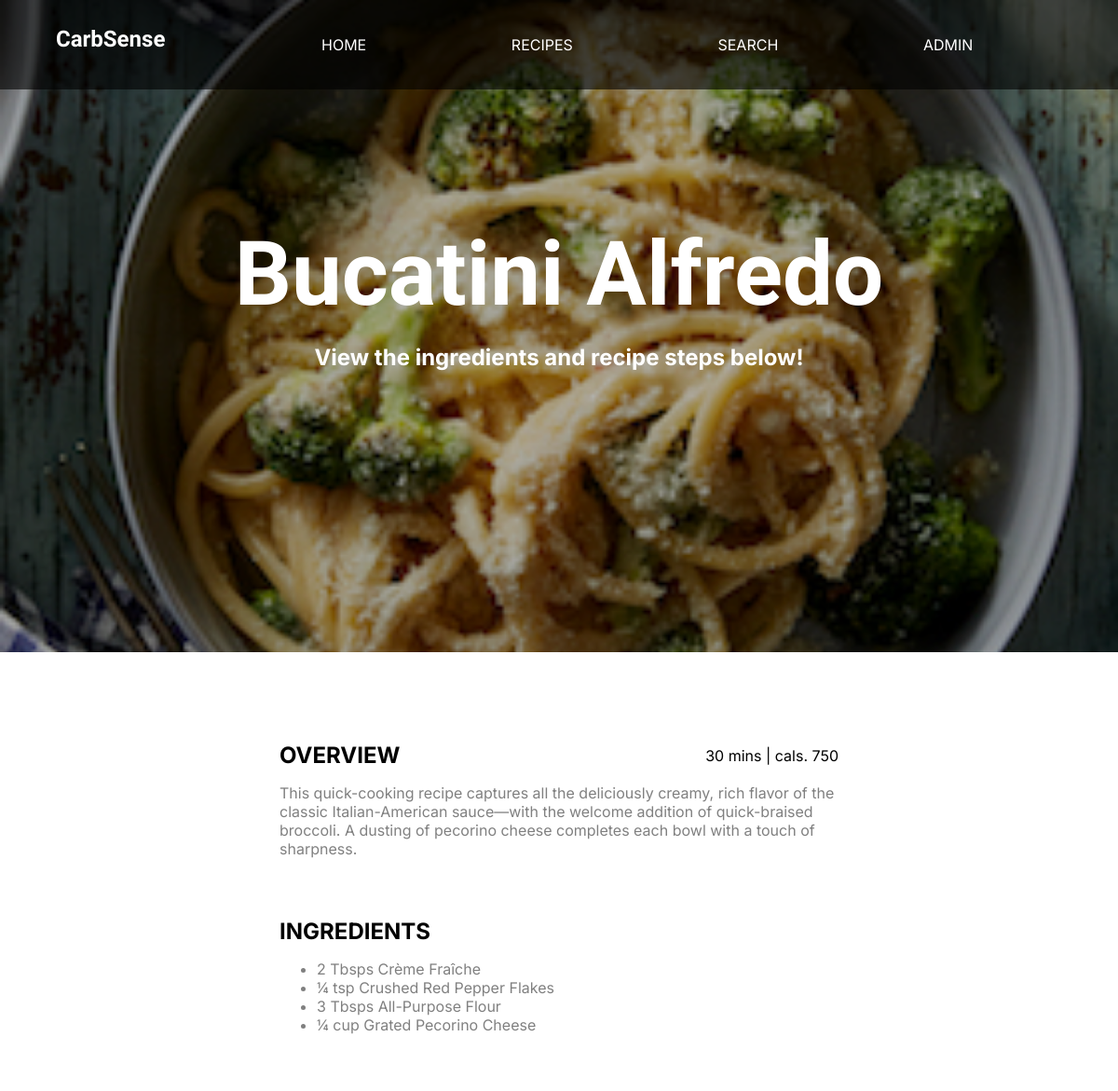
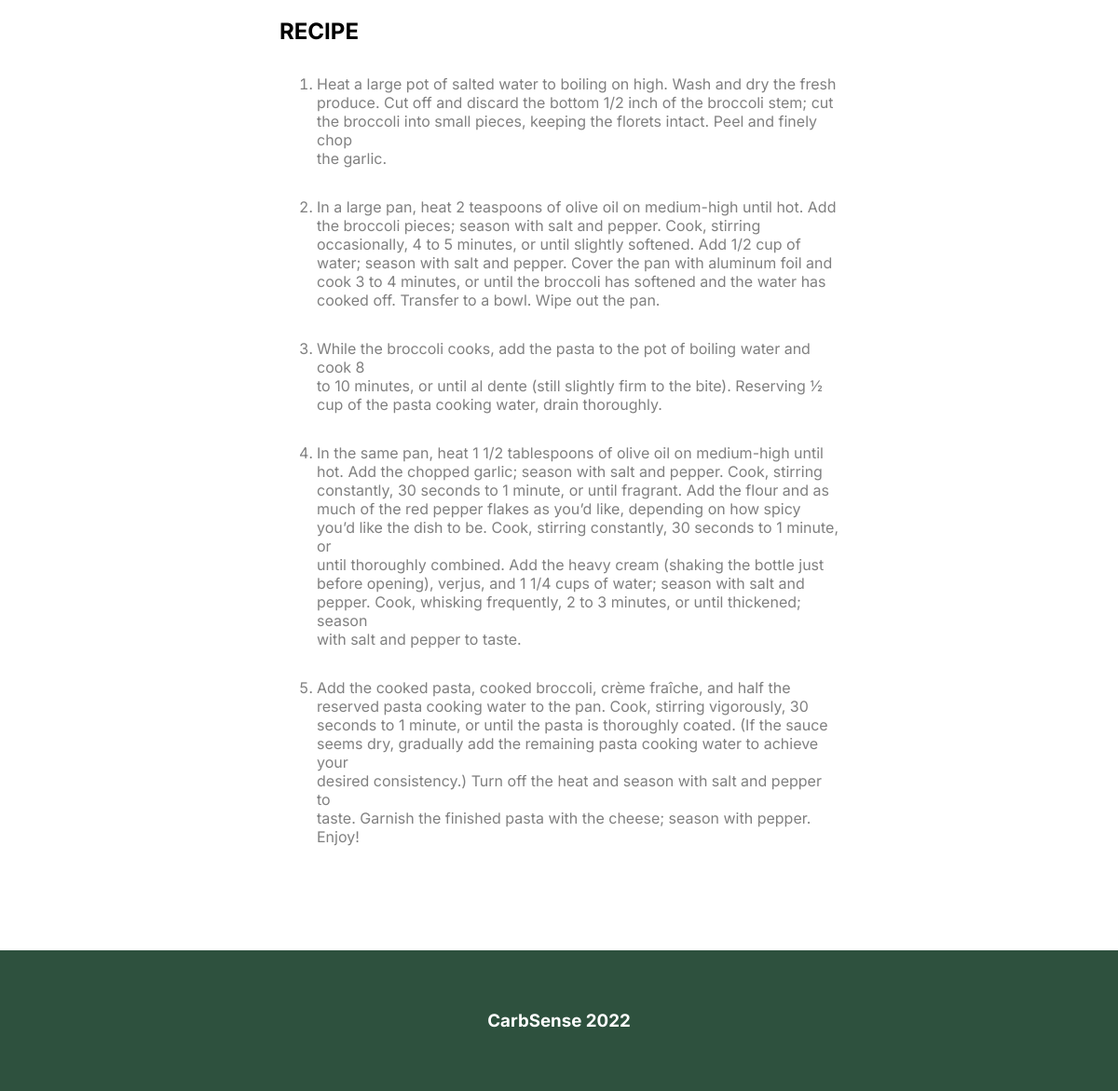
Screenshot of /details.php?id=7 with the database file from the repository (2 pictures, top to bottom).
### tables this page shows
CREATE TABLE `recipes` (
  `id` int(11) NOT NULL,
  `title` varchar(255) NOT NULL,
  `cal` int(11) NOT NULL,
  `cookTime` int(11) NOT NULL,
  `overview` longtext NOT NULL,
  `imagePath` varchar(250) NOT NULL,
  `ingredients` varchar(1000) NOT NULL,
  `steps` varchar(5000) NOT NULL
);

### .env.local.php (called while the page is built)
<?php
$APP_CONFIG = [
    'environment' => 'development',
    'site_name' => 'CarbSense',
    'site_url' => 'http://localhost:8888/final',
    'database_host' => 'localhost',
    'database_user' => 'root',
    'database_pass' => 'root',
    'database_name' => 'local_idm232',
];

### _includes/helper-functions.php (called while the page is built, shortened)
<?php
function site_url()
{
    global $APP_CONFIG;
    return $APP_CONFIG['site_url'];
}

### details.php (the view, shortened to what this page needs)
<?php
include_once 'app.php';
?>
<?php
$query = "SELECT * FROM recipes WHERE id = {$_GET['id']}";
$result = mysqli_query($db_connection, $query);
if ($result->num_rows > 0) {
    $recipe = mysqli_fetch_assoc($result);
} else {
    $error_message = 'Recipe does not exist';
}
?>
<?php
$header = $recipe['title'];
$headerText = "View the ingredients and recipe steps below!";
$headerImg = "details";
include_once '_components/header.php';
?>
    </header>
    <div class="hero-img" style="background-image: url(<?php echo site_url(); ?><?php echo $recipe['imagePath']?>);"></div>
    <div class="details-container">
        <div class="overview">
            <div class="overview-line1">
                <h2 class="ingredients-headers">OVERVIEW</h2>
                <div><?php echo $recipe['cookTime']?> mins | cals. <?php echo $recipe['cal']?></div>
            </div>
            <p class="overview-para"><?php echo $recipe['overview']?></p>
        </div>
        <div class="ingredients">
            <h2 class="ingredients-headers">INGREDIENTS</h2>
            <div class="ingredient-bullet"><?php echo $recipe['ingredients']?></div>
        </div>
        <div class="recipe">
            <h2 class="ingredients-headers">RECIPE</h2>
            <div class="steps"><?php echo $recipe['steps']?></div>
        </div>
    </div>
<?php
include_once '_components/footer.php';
?>

### _components/header.php (shortened to what this page needs)
<!DOCTYPE html>
<html lang="en">
<head>
    <link rel="stylesheet" href="<?php echo site_url(); ?>/dist/styles/styles.css">
</head>
<body>
<nav class="nav-main">
        <div class="logo">
            <h2 class="logo-text">CarbSense</h2>
        </div>
        <ul class="nav-links">
            <li><a href="<?php echo site_url(); ?>/">Home</a></li>
            <li><a href="<?php echo site_url(); ?>/recipes.php">Recipes</a></li>
            <li><a href="<?php echo site_url(); ?>/admin/search/">Search</a></li>
            <li><a href="<?php echo site_url(); ?>/admin/recipes/">Admin</a></li>
        </ul>
    </nav>
    <header class="header-main <?php echo"$headerImg"; ?>">
        <h1><?php echo"$header"; ?></h1>
        <h2 class="header-blurb"><?php echo"$headerText"; ?></h2>

### rows the page displays
recipes: title "Bucatini Alfredo", imagePath (picture), cookTime "30", cal "750", overview "This quick-cooking recipe captures all the deliciously creamy, rich flavor of the classic Italian-American sauce—with the welcome addition of quick-braised broccoli. A dusting of pecorino cheese completes each bowl with a touch of sharpness.", ingredients "2 Tbsps Crème Fraîche 1⁄4 tsp Crushed Red Pepper Flakes 3 Tbsps All-Purpose Flour 1⁄4 cup Grated Pecorino Cheese", steps "Heat a large pot of salted water to boiling on high. Wash and dry the fresh produce. Cut off and discard the bottom 1/2 inch of the broccoli stem; cut the broccoli into small pieces, keeping the florets intact. Peel and finely chop the garlic. In a large pan, heat 2 teaspoons of olive oil on medium-high until hot. Add the broccoli pieces; season with salt and pepper. Cook, stirring occasionally, 4 to 5 minutes, or until slightly softened. Add 1/2 cup of water; season with salt and pepper. Cover the pan with aluminum foil and cook 3 to 4 minutes, or until the broccoli has softened and the water has cooked off. Transfer to a bowl. Wipe out the pan. While the broccoli cooks, add the pasta to…"

### other values shown
$headerText "View the ingredients and recipe steps below!"
